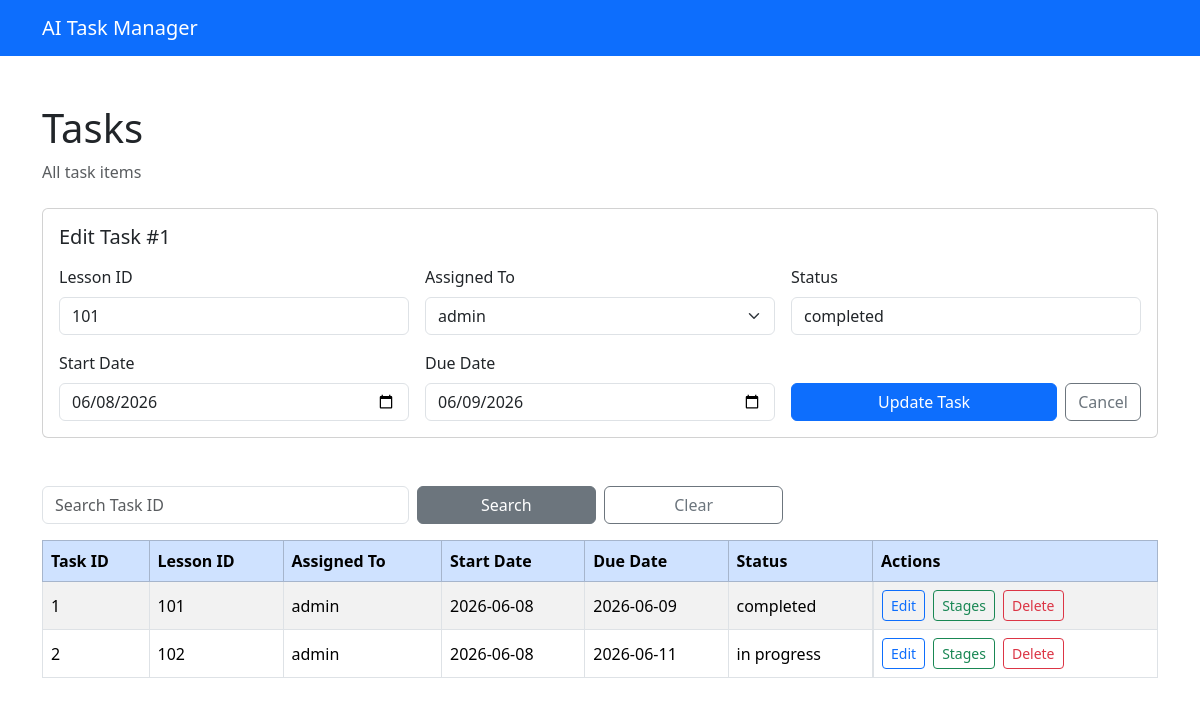
/tasks?edit=1 (signed in), run on the app's committed database.
### app/models/task.py (models this page shows)
class TaskItem(Base):
    __tablename__ = "task_items"
    id: Mapped[int] = mapped_column(primary_key=True, index=True)
    lesson_id: Mapped[int] = mapped_column(Integer, nullable=False)
    assigned_to: Mapped[Optional[int]] = mapped_column(
        ForeignKey("users.id"),
        nullable=True,
    )
    start_date: Mapped[date] = mapped_column(Date, nullable=False)
    due_date: Mapped[date] = mapped_column(Date, nullable=False)
    status: Mapped[str] = mapped_column(String(50), nullable=False)
    assignee: Mapped[Optional["User"]] = relationship(
        back_populates="task_items",
    )
    stages: Mapped[List["TaskStage"]] = relationship(
        back_populates="task_item",
        cascade="all, delete-orphan",
    )
    reminder_logs: Mapped[List["ReminderLog"]] = relationship(
        back_populates="task_item",
        cascade="all, delete-orphan",
    )

### app/models/user.py (models this page shows)
class User(Base):
    __tablename__ = "users"
    id: Mapped[int] = mapped_column(primary_key=True, index=True)
    username: Mapped[str] = mapped_column(String(50), unique=True, nullable=False)
    password: Mapped[str] = mapped_column(String(255), nullable=False)
    task_items: Mapped[List["TaskItem"]] = relationship(
        back_populates="assignee",
    )

### app/routers/tasks.py (the view)
@router.get("")
async def list_tasks(
    request: Request,
    edit: int | None = None,
    search: int | None = None,
    db: Session = Depends(get_db),
):
    auth_result = require_login(request)
    if isinstance(auth_result, RedirectResponse):
        return auth_result
    query = (
        select(TaskItem)
        .options(joinedload(TaskItem.assignee))
    )
    if search is not None:
        query = query.where(TaskItem.id == search)
    tasks = db.scalars(
        query.order_by(TaskItem.id)
    ).unique().all()
    users = db.scalars(
        select(User).order_by(User.username)
    ).all()
    edit_task = None
    if edit is not None:
        edit_task = db.scalar(
            select(TaskItem).where(TaskItem.id == edit)
        )
    return templates.TemplateResponse(
        request=request,
        name="task_form.html",
        context={
            "tasks": tasks,
            "users": users,
            "edit_task": edit_task,
        },
    )

### app/templates/task_form.html (shortened to what this page needs)
<!DOCTYPE html>
<html lang="en">
<head>
    <link href="https://cdn.jsdelivr.net/npm/bootstrap@5.3.3/dist/css/bootstrap.min.css" rel="stylesheet">
    <link rel="stylesheet" href="/static/css/style.css">
</head>
<body>
    <nav class="navbar navbar-expand-lg navbar-dark bg-primary">
        <div class="container">
            <a class="navbar-brand" href="/dashboard">AI Task Manager</a>
        </div>
    </nav>
    <div class="container mt-5">
        <h1>Tasks</h1>
        <p class="text-muted mb-4">All task items</p>
        {% if edit_task %}
        <form method="post" action="/tasks/{{ edit_task.id }}/update" class="card mb-5">
            <div class="card-body">
                <h2 class="h5 card-title mb-3">Edit Task #{{ edit_task.id }}</h2>
                <div class="row g-3">
                    <div class="col-md-4">
                        <label for="lesson_id" class="form-label">Lesson ID</label>
                        <input
                            type="number"
                            class="form-control"
                            id="lesson_id"
                            name="lesson_id"
                            value="{{ edit_task.lesson_id }}"
                            required
                        >
                    </div>
                    <div class="col-md-4">
                        <label for="assigned_to" class="form-label">Assigned To</label>
                        <select class="form-select" id="assigned_to" name="assigned_to">
                            {% for user in users %}
                            <option value="{{ user.id }}" {% if edit_task.assigned_to == user.id %}selected{% endif %}>
                                {{ user.username }}
                            </option>
                            {% endfor %}
                        </select>
                    </div>
                    <div class="col-md-4">
                        <label for="status" class="form-label">Status</label>
                        <input
                            type="text"
                            class="form-control"
                            id="status"
                            name="status"
                            value="{{ edit_task.status }}"
                            required
                        >
                    </div>
                    <div class="col-md-4">
                        <label for="start_date" class="form-label">Start Date</label>
                        <input
                            type="date"
                            class="form-control"
                            id="start_date"
                            name="start_date"
                            value="{{ edit_task.start_date }}"
                            required
                        >
                    </div>
                    <div class="col-md-4">
                        <label for="due_date" class="form-label">Due Date</label>
                        <input
                            type="date"
                            class="form-control"
                            id="due_date"
                            name="due_date"
                            value="{{ edit_task.due_date }}"
                            required
                        >
                    </div>
                    <div class="col-md-4 d-flex align-items-end gap-2">
                        <button type="submit" class="btn btn-primary flex-grow-1">Update Task</button>
                        <a href="/tasks" class="btn btn-outline-secondary">Cancel</a>
                    </div>
                </div>
            </div>
        </form>
        {% endif %}
        <form method="get" action="/tasks" class="row g-2 mb-3">
            <div class="col-md-4">
                <input
                    type="number"
                    name="search"
                    class="form-control"
                    placeholder="Search Task ID"
                >
            </div>
            <div class="col-md-2">
                <button type="submit" class="btn btn-secondary w-100">
                    Search
                </button>
            </div>
            <div class="col-md-2">
                <a href="/tasks" class="btn btn-outline-secondary w-100">
                    Clear
                </a>
            </div>
        </form>
        <div class="table-responsive">
            <table class="table table-striped table-bordered align-middle">
                <thead class="table-primary">
                    <tr>
                        <th>Task ID</th>
                        <th>Lesson ID</th>
                        <th>Assigned To</th>
                        <th>Start Date</th>
                        <th>Due Date</th>
                        <th>Status</th>
                        <th>Actions</th>
                    </tr>
                </thead>
                <tbody>
                    {% if tasks %}
                    {% for task in tasks %}
                    <tr>
                        <td>{{ task.id }}</td>
                        <td>{{ task.lesson_id }}</td>
                        <td>{{ task.assignee.username if task.assignee else "—" }}</td>
                        <td>{{ task.start_date }}</td>
                        <td>{{ task.due_date }}</td>
                        <td>{{ task.status }}</td>
                        <td class="d-flex gap-2">
                            <a href="/tasks?edit={{ task.id }}"
                               class="btn btn-sm btn-outline-primary">
                                Edit
                            </a>
                        <a href="/tasks/{{ task.id }}/stages"
class="btn btn-sm btn-outline-success">
Stages
</a>
                            <form
                                method="post"
                                action="/tasks/{{ task.id }}/delete"
                                onsubmit="return confirm('Are you sure you want to delete this task?');"
                            >
                                <button
                                    type="submit"
                                    class="btn btn-sm btn-outline-danger">
                                    Delete
                            </form>
                        </td>
                    </tr>
                    {% endfor %}
                    {% else %}
                    <tr>
                        <td colspan="7" class="text-center text-muted">No tasks found.</td>
                    </tr>
                    {% endif %}
                </tbody>
            </table>
        </div>
    </div>
</body>
</html>

### app/static/css/style.css (style rules this page uses)
body { min-height: 100vh; }

### data on the page
TaskItem: id "1", lesson_id "101", assigned_to "admin", status "completed", start_date "06/08/2026", due_date "06/09/2026", assignee "admin", start_date "2026-06-08", due_date "2026-06-09"
TaskItem: id "2", lesson_id "102", assignee "admin", start_date "2026-06-08", due_date "2026-06-11", status "in progress"
